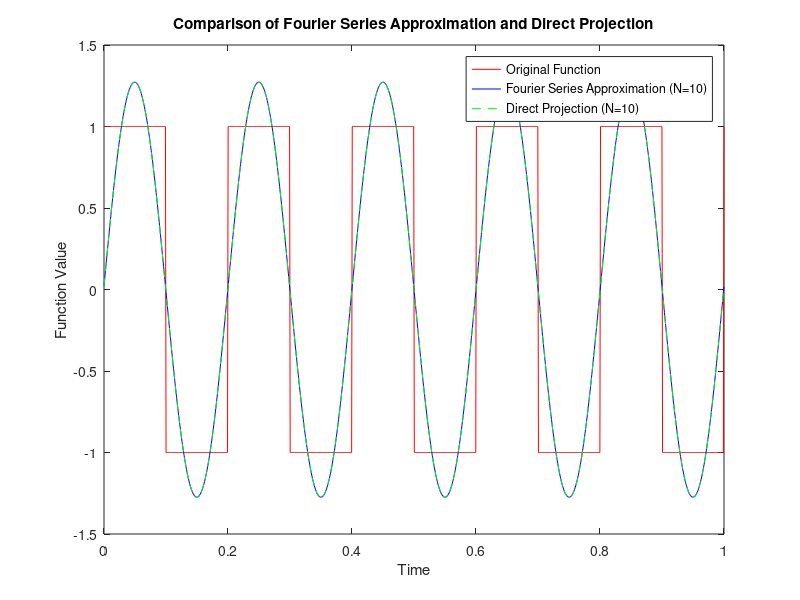

Source code (MATLAB):
% Define the time vector
t = linspace(0, 1, 1000); % Time from 0 to 1 second, 1000 points

% Define the original function (a square wave)
f = square(2*pi*5*t); % 5 Hz square wave

% Define the period
T = 1;

% Number of terms in the Fourier series
N = 10;

% Initialize the Fourier series approximation
fourier_approx = zeros(size(t));

% Initialize the direct projection approximation
direct_projection = zeros(size(t));

% Calculate the DC component (mean of the function)
a0 = (2/T) * trapz(t, f); % DC component (mean of the function)
fourier_approx = fourier_approx + a0 / 2; % Add the DC component to the approximation

% Calculate the Fourier coefficients and accumulate the projection
for n = 1:N
    % Define the basis functions
    cosine_basis = cos(2*pi*n*t/T);
    sine_basis = sin(2*pi*n*t/T);
    
    % Calculate the Fourier coefficients using inner product (projection)
    an = (2/T) * trapz(t, f .* cosine_basis);
    bn = (2/T) * trapz(t, f .* sine_basis);
    
    % Accumulate the Fourier series approximation
    fourier_approx = fourier_approx + an * cosine_basis + bn * sine_basis;
    
    % Directly project the function onto the current basis functions
    direct_projection = direct_projection + an * cosine_basis + bn * sine_basis;
end

% Plot the original function
figure;
plot(t, f, 'r', 'DisplayName', 'Original Function');
hold on;

% Plot the Fourier series approximation
plot(t, fourier_approx, 'b', 'DisplayName', ['Fourier Series Approximation (N=', num2str(N), ')']);

% Plot the direct projection approximation
plot(t, direct_projection, 'g--', 'DisplayName', ['Direct Projection (N=', num2str(N), ')']);

% Add legend and labels
legend;
title('Comparison of Fourier Series Approximation and Direct Projection');
xlabel('Time');
ylabel('Function Value');
hold off;
